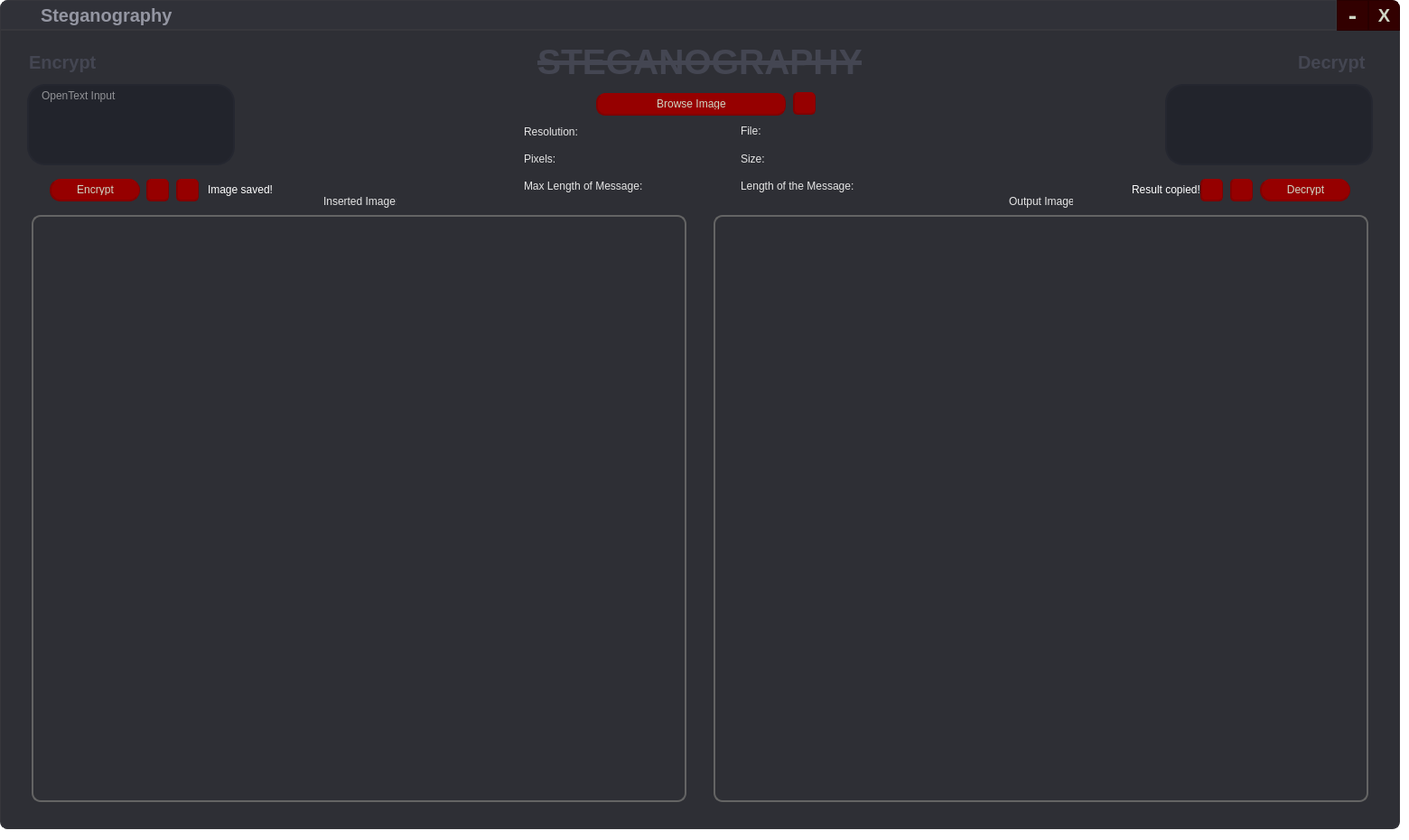
<?xml version="1.0" encoding="UTF-8"?>
<ui version="4.0">
 <class>Dialog</class>
 <widget class="QDialog" name="Dialog">
  <property name="geometry">
   <rect>
    <x>0</x>
    <y>0</y>
    <width>1560</width>
    <height>930</height>
   </rect>
  </property>
  <property name="windowTitle">
   <string>Steganography</string>
  </property>
  <property name="styleSheet">
   <string notr="true">QDialog#Dialog {
	background-color: rgba(0, 0, 0, 0);
}
QLabel {
	color: rgba(230, 230, 230, 255)
}

QCheckBox {
	color: rgb(240, 240, 240);
	font-size: 13px;
}

QCheckBox::indicator {
	width: 11px;
	height: 11px;
	border-radius: 5px;
}

QCheckBox::indicator::unchecked{ 
	border: 1px solid; 
	border-color: rgb(150, 0, 0);
	border-radius: 1px;
	background-color: rgba(28, 29, 36, 235); 
	width: 11px; 
	height: 11px; 
}

QCheckBox::indicator::checked{ 
	border: 1px solid; 
	border-color: rgb(130, 0, 0);
	border-radius: 1px;
	background-color: rgb(150, 0, 0);
	width: 11px; 
	height: 11px; 
}




QRadioButton {
	color: rgb(150, 150, 150);
	font-size: 13px;
}

QRadioButton::indicator {
	width: 11px;
	height: 11px;
	border-radius: 5px;
}

QRadioButton::indicator::unchecked{ 
	border: 1px solid; 
	border-color: rgb(75, 0, 0);
	border-radius: 2px;
	background-color: rgba(28, 29, 36, 235); 
	width: 11px; 
	height: 11px; 
}

QRadioButton::indicator::checked{ 
	border: 4px solid; 
	border-color: rgb(75, 0, 0);
	border-radius: 3px;
	background-color: rgba(28, 29, 36, 235); 
	width: 6px; 
	height: 6px; 
}

QWidget#bgwidget {
	background-color: rgba(28, 29, 36, 235);
	border: 1px solid rgb(55, 55, 60);
	border-bottom-left-radius: 8px;/**/
	border-bottom-right-radius: 8px;/**/
}

QWidget#title_bar {
	background-color: rgb(48, 49, 56);
	border: 1px solid rgb(55, 55, 60);
	border-bottom: 2px solid rgb(55, 55, 60);
	border-top-left-radius: 8px;/**/
}

QTextEdit {
	selection-background-color: rgb(150, 0, 0);
}

QTableView {
	background-color: rgba(28, 29, 36, 180);
	color: white;
	border: none;
}

QHeaderView {
	background-color: rgba(28, 29, 36, 220);
}

QHeaderView::section {
	background-color:  rgba(28, 29, 36, 220);
	color: #aaa;
	border: 1px solid rgb(37, 39, 48);
}

QTableView QTableCornerButton::section {
    background-color: rgba(28, 29, 36, 220);
	border: 1px solid rgb(37, 39, 48);
}

QTableWidget::item::selected, QTableWidget QLineEdit { 
	/*background-color: rgb(45, 46, 52); */
	background-color: rgba(28, 29, 36, 180);
	color: white; 
	border: 3px solid rgb(37, 39, 48); 
	border-radius: 3px;
}



QTableWidget::item
{
    color: white;/*
    background-color: rgba(28, 29, 36, 100);*/
    text-align:center;
	border: 1px solid rgb(28, 26, 36);
}







QToolTip {
	background-color: rgb(34, 36, 44);
	border: 1px solid rgb(37, 39, 48);
	color: #aaa;
}


/*HORIZONTAL SCROLLBAR*/
QScrollBar:horizontal {
	border: none;
	background-color: rgb(28, 29, 36);
	height: 10px;
	margin: 0 5px 0 5px;
	border-radius: 0px;
}

/*HANDLE BAR HORIZONTAL*/
QScrollBar::handle:horizontal {
	background-color: rgb(150, 0, 0);
	min-width: 30px;
	border-radius: 5px;
}
QScrollBar::handle:horizontal:hover {
	background-color: rgb(170, 0, 0);
}

QScrollBar::handle:horizontal:pressed {
	background-color: rgb(140, 0, 0);
}

/*BTN LEFT, RIGHT - SCROLLBAR*/
QScrollBar::sub-line:horizonta, QScrollBar::add-line:horizontal {
	width: 0px;
	border: none;
}

/*RESET ARROW*/
QScrollBar::up-arrow:horizontal, QScrollBar::down-arrow:horizontal {
	background: none;
}

QScrollBar::add-page:horizontal, QScrollBar::sub-page:horizontal {
	background: none;
}

/*VERTICAL SCROLLBAR*/
QScrollBar:vertical {
	border: none;
	background-color: rgba(0, 0, 0, 0);
	width: 10px;
	margin: 5px 0 5px 0;
	border-radius: 0px;
}

/*HANDLE BAR VERTICAL*/
QScrollBar::handle:vertical {
	background-color: rgb(150, 0, 0);
	min-height: 30px;
	border-radius: 5px;
}
QScrollBar::handle:vertical:hover {
	background-color: rgb(170, 0, 0);
}

QScrollBar::handle:vertical:pressed {
	background-color: rgb(140, 0, 0);
}

/*BTN TOP, BOTTOM - SCROLLBAR*/
QScrollBar::sub-line:vertical, QScrollBar::add-line:vertical  {
	height: 0px;
	border: none;
}


/*RESET ARROW*/

QScrollBar::up-arrow:vertical, QScrollBar::down-arrow:vertical {
	background: none;
}

QScrollBar::add-page:vertical, QScrollBar::sub-page:vertical {
	background: none;
}</string>
  </property>
  <widget class="QWidget" name="bgwidget" native="true">
   <property name="geometry">
    <rect>
     <x>0</x>
     <y>33</y>
     <width>1550</width>
     <height>885</height>
    </rect>
   </property>
   <property name="sizePolicy">
    <sizepolicy hsizetype="Fixed" vsizetype="Fixed">
     <horstretch>0</horstretch>
     <verstretch>0</verstretch>
    </sizepolicy>
   </property>
   <property name="acceptDrops">
    <bool>false</bool>
   </property>
   <property name="styleSheet">
    <string notr="true"/>
   </property>
   <widget class="QLabel" name="lbl_main">
    <property name="geometry">
     <rect>
      <x>595</x>
      <y>10</y>
      <width>381</width>
      <height>50</height>
     </rect>
    </property>
    <property name="font">
     <font>
      <pointsize>29</pointsize>
      <weight>75</weight>
      <bold>true</bold>
      <underline>false</underline>
      <strikeout>true</strikeout>
     </font>
    </property>
    <property name="styleSheet">
     <string notr="true">QLabel {
	color: rgb(68, 70, 82);
}</string>
    </property>
    <property name="text">
     <string>STEGANOGRAPHY</string>
    </property>
   </widget>
   <widget class="QPushButton" name="btn_enc">
    <property name="geometry">
     <rect>
      <x>55</x>
      <y>165</y>
      <width>100</width>
      <height>25</height>
     </rect>
    </property>
    <property name="focusPolicy">
     <enum>Qt::TabFocus</enum>
    </property>
    <property name="toolTip">
     <string/>
    </property>
    <property name="toolTipDuration">
     <number>-1</number>
    </property>
    <property name="styleSheet">
     <string notr="true">QPushButton {
	background-color: rgb(150, 0, 0);
	border: none;
	padding-top: 5px;
	padding-bottom: 5px;
	color: rgb(206, 214, 196);
	border-left: 2px solid rgb(130, 0, 0);
	border-right: 1px solid rgb(130, 0, 0);
	border-bottom: 2px solid rgb(130, 0, 0);
	border-radius: 12.4px;
}

QPushButton:hover {
	background-color: rgb(170, 0, 0);
	border-left: 2px solid rgb(130, 0, 0);
	border-right: 1px solid rgb(130, 0, 0);
	border-bottom: 2px solid rgb(130, 0, 0);
}

QPushButton:pressed {
	background-color: rgb(140, 0, 0);
	border-left: 1px solid rgb(130, 0, 0);
	border-right: 2px solid rgb(130, 0, 0);
	border-top: 2px solid rgb(130, 0, 0);
	padding-top: -5px;
	padding-bottom: -5px;
	padding-left: 5px;
	border-bottom: none;
}

QPushButton:focus {
   outline: none;
	background-color: rgb(195, 0, 0);
	border-left: 2px solid rgb(130, 0, 0);
	border-right: 1px solid rgb(130, 0, 0);
	border-bottom: 2px solid rgb(130, 0, 0);
}</string>
    </property>
    <property name="text">
     <string>Encrypt</string>
    </property>
   </widget>
   <widget class="QPushButton" name="btn_dec">
    <property name="geometry">
     <rect>
      <x>1395</x>
      <y>165</y>
      <width>100</width>
      <height>25</height>
     </rect>
    </property>
    <property name="focusPolicy">
     <enum>Qt::TabFocus</enum>
    </property>
    <property name="styleSheet">
     <string notr="true">QPushButton {
	background-color: rgb(150, 0, 0);
	border: none;
	padding-top: 5px;
	padding-bottom: 5px;
	color: rgb(206, 214, 196);
	border-left: 2px solid rgb(130, 0, 0);
	border-right: 1px solid rgb(130, 0, 0);
	border-bottom: 2px solid rgb(130, 0, 0);
	border-radius: 12.4px;
}

QPushButton:hover {
	background-color: rgb(170, 0, 0);
	border-left: 2px solid rgb(130, 0, 0);
	border-right: 1px solid rgb(130, 0, 0);
	border-bottom: 2px solid rgb(130, 0, 0);
}

QPushButton:pressed {
	background-color: rgb(140, 0, 0);
	border-left: 1px solid rgb(130, 0, 0);
	border-right: 2px solid rgb(130, 0, 0);
	border-top: 2px solid rgb(130, 0, 0);
	padding-top: -5px;
	padding-bottom: -5px;
	padding-left: 5px;
	border-bottom: none;
}

QPushButton:focus {
   outline: none;
	background-color: rgb(195, 0, 0);
	border-left: 2px solid rgb(130, 0, 0);
	border-right: 1px solid rgb(130, 0, 0);
	border-bottom: 2px solid rgb(130, 0, 0);
}</string>
    </property>
    <property name="text">
     <string>Decrypt</string>
    </property>
   </widget>
   <widget class="QLabel" name="lbl_dec_cp">
    <property name="geometry">
     <rect>
      <x>1253</x>
      <y>169</y>
      <width>81</width>
      <height>16</height>
     </rect>
    </property>
    <property name="styleSheet">
     <string notr="true">QLabel {
	color: rgba(255, 255, 255, 255)
}</string>
    </property>
    <property name="text">
     <string>Result copied!</string>
    </property>
   </widget>
   <widget class="QLabel" name="lbl_enc">
    <property name="geometry">
     <rect>
      <x>32</x>
      <y>20</y>
      <width>81</width>
      <height>31</height>
     </rect>
    </property>
    <property name="font">
     <font>
      <pointsize>15</pointsize>
      <weight>75</weight>
      <bold>true</bold>
     </font>
    </property>
    <property name="styleSheet">
     <string notr="true">QLabel {
	color: rgb(68, 70, 82);
}</string>
    </property>
    <property name="text">
     <string>Encrypt</string>
    </property>
   </widget>
   <widget class="QLabel" name="lbl_dec">
    <property name="geometry">
     <rect>
      <x>1437</x>
      <y>20</y>
      <width>81</width>
      <height>31</height>
     </rect>
    </property>
    <property name="font">
     <font>
      <pointsize>15</pointsize>
      <weight>75</weight>
      <bold>true</bold>
     </font>
    </property>
    <property name="styleSheet">
     <string notr="true">QLabel {
	color: rgb(68, 70, 82);
}</string>
    </property>
    <property name="text">
     <string>Decrypt</string>
    </property>
   </widget>
   <widget class="QTextEdit" name="OTInput">
    <property name="geometry">
     <rect>
      <x>30</x>
      <y>60</y>
      <width>230</width>
      <height>90</height>
     </rect>
    </property>
    <property name="focusPolicy">
     <enum>Qt::StrongFocus</enum>
    </property>
    <property name="contextMenuPolicy">
     <enum>Qt::DefaultContextMenu</enum>
    </property>
    <property name="accessibleDescription">
     <string/>
    </property>
    <property name="styleSheet">
     <string notr="true">QTextEdit {
	border: 2px solid rgb(37, 39, 48);
	border-radius: 20px;
	color: #FFF;
	font-size: 12px;
	padding-left: 10px;
	padding-right: 10px;
	background-color: rgb(34, 36, 44);
}

QTextEdit:hover {
	border: 2px solid rgb(48, 50, 62);
}

QTextEdit:focus {
	border: 2px solid rgb(85, 170, 255);
	background-color: rgb(43, 45, 56);
}</string>
    </property>
    <property name="html">
     <string>&lt;!DOCTYPE HTML PUBLIC &quot;-//W3C//DTD HTML 4.0//EN&quot; &quot;http://www.w3.org/TR/REC-html40/strict.dtd&quot;&gt;
&lt;html&gt;&lt;head&gt;&lt;meta name=&quot;qrichtext&quot; content=&quot;1&quot; /&gt;&lt;style type=&quot;text/css&quot;&gt;
p, li { white-space: pre-wrap; }
&lt;/style&gt;&lt;/head&gt;&lt;body style=&quot; font-family:'MS Shell Dlg 2'; font-size:12px; font-weight:400; font-style:normal;&quot;&gt;
&lt;p style=&quot;-qt-paragraph-type:empty; margin-top:0px; margin-bottom:0px; margin-left:0px; margin-right:0px; -qt-block-indent:0; text-indent:0px; font-size:8.25pt;&quot;&gt;&lt;br /&gt;&lt;/p&gt;&lt;/body&gt;&lt;/html&gt;</string>
    </property>
    <property name="tabStopWidth">
     <number>80</number>
    </property>
    <property name="placeholderText">
     <string>OpenText Input</string>
    </property>
   </widget>
   <widget class="QTextBrowser" name="lbl_dec_res">
    <property name="geometry">
     <rect>
      <x>1290</x>
      <y>60</y>
      <width>230</width>
      <height>90</height>
     </rect>
    </property>
    <property name="focusPolicy">
     <enum>Qt::ClickFocus</enum>
    </property>
    <property name="styleSheet">
     <string notr="true">QTextBrowser {
	border: 2px solid rgb(37, 39, 48);
	border-radius: 20px;
	background-color: rgb(34, 36, 44);
	font-size: 12px;
	padding-left: 10px;
	padding-right: 10px;
	color: #FFF;
}
</string>
    </property>
    <property name="horizontalScrollBarPolicy">
     <enum>Qt::ScrollBarAlwaysOff</enum>
    </property>
    <property name="html">
     <string>&lt;!DOCTYPE HTML PUBLIC &quot;-//W3C//DTD HTML 4.0//EN&quot; &quot;http://www.w3.org/TR/REC-html40/strict.dtd&quot;&gt;
&lt;html&gt;&lt;head&gt;&lt;meta name=&quot;qrichtext&quot; content=&quot;1&quot; /&gt;&lt;style type=&quot;text/css&quot;&gt;
p, li { white-space: pre-wrap; }
&lt;/style&gt;&lt;/head&gt;&lt;body style=&quot; font-family:'MS Shell Dlg 2'; font-size:12px; font-weight:400; font-style:normal;&quot;&gt;
&lt;p align=&quot;center&quot; style=&quot;-qt-paragraph-type:empty; margin-top:0px; margin-bottom:0px; margin-left:0px; margin-right:0px; -qt-block-indent:0; text-indent:0px;&quot;&gt;&lt;br /&gt;&lt;/p&gt;&lt;/body&gt;&lt;/html&gt;</string>
    </property>
   </widget>
   <widget class="QPushButton" name="btn_enc_res">
    <property name="geometry">
     <rect>
      <x>162</x>
      <y>165</y>
      <width>25</width>
      <height>25</height>
     </rect>
    </property>
    <property name="focusPolicy">
     <enum>Qt::NoFocus</enum>
    </property>
    <property name="styleSheet">
     <string notr="true">QPushButton {
	background-color: rgb(150, 0, 0);
	border: none;
	padding-top: 5px;
	padding-bottom: 5px;
	color: rgb(206, 214, 196);
	border-left: 2px solid rgb(130, 0, 0);
	border-right: 1px solid rgb(130, 0, 0);
	border-bottom: 2px solid rgb(130, 0, 0);
	border-radius: 5px;
}

QPushButton:hover {
	background-color: rgb(170, 0, 0);
	border-left: 2px solid rgb(130, 0, 0);
	border-right: 1px solid rgb(130, 0, 0);
	border-bottom: 2px solid rgb(130, 0, 0);
}

QPushButton:pressed {
	background-color: rgb(140, 0, 0);
	border-left: 1px solid rgb(130, 0, 0);
	border-right: 2px solid rgb(130, 0, 0);
	border-top: 2px solid rgb(130, 0, 0);
	padding-top: -5px;
	padding-bottom: -5px;
	padding-left: 5px;
	border-bottom: none;
}</string>
    </property>
    <property name="text">
     <string/>
    </property>
    <property name="icon">
     <iconset>
      <normaloff>reset_icon.png</normaloff>reset_icon.png</iconset>
    </property>
    <property name="iconSize">
     <size>
      <width>22</width>
      <height>22</height>
     </size>
    </property>
   </widget>
   <widget class="QPushButton" name="btn_img">
    <property name="geometry">
     <rect>
      <x>660</x>
      <y>70</y>
      <width>210</width>
      <height>25</height>
     </rect>
    </property>
    <property name="focusPolicy">
     <enum>Qt::TabFocus</enum>
    </property>
    <property name="styleSheet">
     <string notr="true">QPushButton {
	background-color: rgb(150, 0, 0);
	border: none;
	padding-top: 5px;
	padding-bottom: 5px;
	color: rgb(206, 214, 196);
	border-left: 2px solid rgb(130, 0, 0);
	border-right: 1px solid rgb(130, 0, 0);
	border-bottom: 2px solid rgb(130, 0, 0);
	border-radius: 10px;
}

QPushButton:hover {
	background-color: rgb(170, 0, 0);
	border-left: 2px solid rgb(130, 0, 0);
	border-right: 1px solid rgb(130, 0, 0);
	border-bottom: 2px solid rgb(130, 0, 0);
}

QPushButton:pressed {
	background-color: rgb(140, 0, 0);
	border-left: 1px solid rgb(130, 0, 0);
	border-right: 2px solid rgb(130, 0, 0);
	border-top: 2px solid rgb(130, 0, 0);
	padding-top: -5px;
	padding-bottom: -5px;
	padding-left: 5px;
	border-bottom: none;
}

QPushButton:focus {
   outline: none;
	background-color: rgb(195, 0, 0);
	border-left: 2px solid rgb(130, 0, 0);
	border-right: 1px solid rgb(130, 0, 0);
	border-bottom: 2px solid rgb(130, 0, 0);
}</string>
    </property>
    <property name="text">
     <string>Browse Image</string>
    </property>
   </widget>
   <widget class="QLabel" name="img_in">
    <property name="geometry">
     <rect>
      <x>35</x>
      <y>205</y>
      <width>725</width>
      <height>650</height>
     </rect>
    </property>
    <property name="styleSheet">
     <string notr="true">QLabel {
	border: 2px solid;
	border-color: rgb(100, 100, 100);
	border-radius: 10px;
}</string>
    </property>
    <property name="text">
     <string/>
    </property>
    <property name="scaledContents">
     <bool>false</bool>
    </property>
    <property name="alignment">
     <set>Qt::AlignCenter</set>
    </property>
   </widget>
   <widget class="QLabel" name="lbl_res">
    <property name="geometry">
     <rect>
      <x>580</x>
      <y>105</y>
      <width>160</width>
      <height>16</height>
     </rect>
    </property>
    <property name="text">
     <string>Resolution:</string>
    </property>
   </widget>
   <widget class="QLabel" name="lbl_pix">
    <property name="geometry">
     <rect>
      <x>580</x>
      <y>135</y>
      <width>230</width>
      <height>16</height>
     </rect>
    </property>
    <property name="text">
     <string>Pixels: </string>
    </property>
    <property name="alignment">
     <set>Qt::AlignLeading|Qt::AlignLeft|Qt::AlignVCenter</set>
    </property>
    <property name="wordWrap">
     <bool>false</bool>
    </property>
   </widget>
   <widget class="QLabel" name="lbl_loc">
    <property name="geometry">
     <rect>
      <x>820</x>
      <y>105</y>
      <width>375</width>
      <height>30</height>
     </rect>
    </property>
    <property name="text">
     <string>File:</string>
    </property>
    <property name="alignment">
     <set>Qt::AlignLeading|Qt::AlignLeft|Qt::AlignTop</set>
    </property>
    <property name="wordWrap">
     <bool>true</bool>
    </property>
   </widget>
   <widget class="QLabel" name="lbl_siz">
    <property name="geometry">
     <rect>
      <x>820</x>
      <y>135</y>
      <width>120</width>
      <height>16</height>
     </rect>
    </property>
    <property name="text">
     <string>Size: </string>
    </property>
   </widget>
   <widget class="QLabel" name="img_out">
    <property name="geometry">
     <rect>
      <x>790</x>
      <y>205</y>
      <width>725</width>
      <height>650</height>
     </rect>
    </property>
    <property name="styleSheet">
     <string notr="true">QLabel {
	border: 2px solid;
	border-color: rgb(100, 100, 100);
	border-radius: 10px;
}</string>
    </property>
    <property name="text">
     <string/>
    </property>
    <property name="scaledContents">
     <bool>false</bool>
    </property>
    <property name="alignment">
     <set>Qt::AlignCenter</set>
    </property>
   </widget>
   <widget class="QPushButton" name="btn_dec_res">
    <property name="geometry">
     <rect>
      <x>1362</x>
      <y>165</y>
      <width>25</width>
      <height>25</height>
     </rect>
    </property>
    <property name="focusPolicy">
     <enum>Qt::NoFocus</enum>
    </property>
    <property name="styleSheet">
     <string notr="true">QPushButton {
	background-color: rgb(150, 0, 0);
	border: none;
	padding-top: 5px;
	padding-bottom: 5px;
	color: rgb(206, 214, 196);
	border-left: 2px solid rgb(130, 0, 0);
	border-right: 1px solid rgb(130, 0, 0);
	border-bottom: 2px solid rgb(130, 0, 0);
	border-radius: 5px;
}

QPushButton:hover {
	background-color: rgb(170, 0, 0);
	border-left: 2px solid rgb(130, 0, 0);
	border-right: 1px solid rgb(130, 0, 0);
	border-bottom: 2px solid rgb(130, 0, 0);
}

QPushButton:pressed {
	background-color: rgb(140, 0, 0);
	border-left: 1px solid rgb(130, 0, 0);
	border-right: 2px solid rgb(130, 0, 0);
	border-top: 2px solid rgb(130, 0, 0);
	padding-top: -5px;
	padding-bottom: -5px;
	padding-left: 5px;
	border-bottom: none;
}</string>
    </property>
    <property name="text">
     <string/>
    </property>
    <property name="icon">
     <iconset>
      <normaloff>reset_icon.png</normaloff>reset_icon.png</iconset>
    </property>
    <property name="iconSize">
     <size>
      <width>22</width>
      <height>22</height>
     </size>
    </property>
   </widget>
   <widget class="QLabel" name="lbl_img_in">
    <property name="geometry">
     <rect>
      <x>358</x>
      <y>182</y>
      <width>81</width>
      <height>16</height>
     </rect>
    </property>
    <property name="text">
     <string>Inserted Image:</string>
    </property>
   </widget>
   <widget class="QLabel" name="lbl_img_out">
    <property name="geometry">
     <rect>
      <x>1117</x>
      <y>182</y>
      <width>71</width>
      <height>16</height>
     </rect>
    </property>
    <property name="text">
     <string>Output Image:</string>
    </property>
   </widget>
   <widget class="QPushButton" name="btn_dec_cp">
    <property name="geometry">
     <rect>
      <x>1329</x>
      <y>165</y>
      <width>25</width>
      <height>25</height>
     </rect>
    </property>
    <property name="focusPolicy">
     <enum>Qt::NoFocus</enum>
    </property>
    <property name="styleSheet">
     <string notr="true">QPushButton {
	background-color: rgb(150, 0, 0);
	border: none;
	padding-top: 5px;
	padding-bottom: 5px;
	color: rgb(206, 214, 196);
	border-left: 2px solid rgb(130, 0, 0);
	border-right: 1px solid rgb(130, 0, 0);
	border-bottom: 2px solid rgb(130, 0, 0);
	border-radius: 5px;
}

QPushButton:hover {
	background-color: rgb(170, 0, 0);
	border-left: 2px solid rgb(130, 0, 0);
	border-right: 1px solid rgb(130, 0, 0);
	border-bottom: 2px solid rgb(130, 0, 0);
}

QPushButton:pressed {
	background-color: rgb(140, 0, 0);
	border-left: 1px solid rgb(130, 0, 0);
	border-right: 2px solid rgb(130, 0, 0);
	border-top: 2px solid rgb(130, 0, 0);
	padding-top: -5px;
	padding-bottom: -5px;
	padding-left: 5px;
	border-bottom: none;
}</string>
    </property>
    <property name="text">
     <string/>
    </property>
    <property name="icon">
     <iconset>
      <normaloff>icon.png</normaloff>icon.png</iconset>
    </property>
    <property name="iconSize">
     <size>
      <width>16</width>
      <height>16</height>
     </size>
    </property>
   </widget>
   <widget class="QPushButton" name="btn_img_res">
    <property name="geometry">
     <rect>
      <x>878</x>
      <y>69</y>
      <width>25</width>
      <height>25</height>
     </rect>
    </property>
    <property name="focusPolicy">
     <enum>Qt::NoFocus</enum>
    </property>
    <property name="styleSheet">
     <string notr="true">QPushButton {
	background-color: rgb(150, 0, 0);
	border: none;
	padding-top: 5px;
	padding-bottom: 5px;
	color: rgb(206, 214, 196);
	border-left: 2px solid rgb(130, 0, 0);
	border-right: 1px solid rgb(130, 0, 0);
	border-bottom: 2px solid rgb(130, 0, 0);
	border-radius: 5px;
}

QPushButton:hover {
	background-color: rgb(170, 0, 0);
	border-left: 2px solid rgb(130, 0, 0);
	border-right: 1px solid rgb(130, 0, 0);
	border-bottom: 2px solid rgb(130, 0, 0);
}

QPushButton:pressed {
	background-color: rgb(140, 0, 0);
	border-left: 1px solid rgb(130, 0, 0);
	border-right: 2px solid rgb(130, 0, 0);
	border-top: 2px solid rgb(130, 0, 0);
	padding-top: -5px;
	padding-bottom: -5px;
	padding-left: 5px;
	border-bottom: none;
}</string>
    </property>
    <property name="text">
     <string/>
    </property>
    <property name="icon">
     <iconset>
      <normaloff>reset_icon.png</normaloff>reset_icon.png</iconset>
    </property>
    <property name="iconSize">
     <size>
      <width>22</width>
      <height>22</height>
     </size>
    </property>
   </widget>
   <widget class="QLabel" name="lbl_max">
    <property name="geometry">
     <rect>
      <x>580</x>
      <y>165</y>
      <width>230</width>
      <height>16</height>
     </rect>
    </property>
    <property name="text">
     <string>Max Length of Message: </string>
    </property>
    <property name="alignment">
     <set>Qt::AlignLeading|Qt::AlignLeft|Qt::AlignVCenter</set>
    </property>
    <property name="wordWrap">
     <bool>false</bool>
    </property>
   </widget>
   <widget class="QLabel" name="lbl_len">
    <property name="geometry">
     <rect>
      <x>820</x>
      <y>165</y>
      <width>230</width>
      <height>16</height>
     </rect>
    </property>
    <property name="text">
     <string>Length of the Message: </string>
    </property>
    <property name="alignment">
     <set>Qt::AlignLeading|Qt::AlignLeft|Qt::AlignVCenter</set>
    </property>
    <property name="wordWrap">
     <bool>false</bool>
    </property>
   </widget>
   <widget class="QPushButton" name="btn_save">
    <property name="geometry">
     <rect>
      <x>195</x>
      <y>165</y>
      <width>25</width>
      <height>25</height>
     </rect>
    </property>
    <property name="focusPolicy">
     <enum>Qt::TabFocus</enum>
    </property>
    <property name="styleSheet">
     <string notr="true">QPushButton {
	background-color: rgb(150, 0, 0);
	border: none;
	padding-top: 5px;
	padding-bottom: 5px;
	color: rgb(206, 214, 196);
	border-left: 2px solid rgb(130, 0, 0);
	border-right: 1px solid rgb(130, 0, 0);
	border-bottom: 2px solid rgb(130, 0, 0);
	border-radius: 5px;
}

QPushButton:hover {
	background-color: rgb(170, 0, 0);
	border-left: 2px solid rgb(130, 0, 0);
	border-right: 1px solid rgb(130, 0, 0);
	border-bottom: 2px solid rgb(130, 0, 0);
}

QPushButton:pressed {
	background-color: rgb(140, 0, 0);
	border-left: 1px solid rgb(130, 0, 0);
	border-right: 2px solid rgb(130, 0, 0);
	border-top: 2px solid rgb(130, 0, 0);
	padding-top: -5px;
	padding-bottom: -5px;
	padding-left: 5px;
	border-bottom: none;
}

QPushButton:focus {
   outline: none;
	background-color: rgb(195, 0, 0);
	border-left: 2px solid rgb(130, 0, 0);
	border-right: 1px solid rgb(130, 0, 0);
	border-bottom: 2px solid rgb(130, 0, 0);
}</string>
    </property>
    <property name="text">
     <string/>
    </property>
    <property name="icon">
     <iconset>
      <normaloff>down_icon.png</normaloff>down_icon.png</iconset>
    </property>
    <property name="iconSize">
     <size>
      <width>19</width>
      <height>19</height>
     </size>
    </property>
   </widget>
   <widget class="QLabel" name="lbl_enc_save">
    <property name="geometry">
     <rect>
      <x>230</x>
      <y>169</y>
      <width>81</width>
      <height>16</height>
     </rect>
    </property>
    <property name="styleSheet">
     <string notr="true">QLabel {
	color: rgba(255, 255, 255, 255)
}</string>
    </property>
    <property name="text">
     <string>Image saved!</string>
    </property>
   </widget>
  </widget>
  <widget class="QWidget" name="title_bar" native="true">
   <property name="geometry">
    <rect>
     <x>0</x>
     <y>0</y>
     <width>1480</width>
     <height>34</height>
    </rect>
   </property>
   <property name="styleSheet">
    <string notr="true"/>
   </property>
   <widget class="QLabel" name="lbl_name">
    <property name="geometry">
     <rect>
      <x>45</x>
      <y>1</y>
      <width>191</width>
      <height>31</height>
     </rect>
    </property>
    <property name="font">
     <font>
      <pointsize>15</pointsize>
      <weight>75</weight>
      <bold>true</bold>
     </font>
    </property>
    <property name="styleSheet">
     <string notr="true">QLabel {
	color: rgb(148, 150, 162);
}</string>
    </property>
    <property name="text">
     <string>Steganography</string>
    </property>
   </widget>
   <widget class="QLabel" name="lbl_icon">
    <property name="geometry">
     <rect>
      <x>15</x>
      <y>8</y>
      <width>20</width>
      <height>20</height>
     </rect>
    </property>
    <property name="font">
     <font>
      <pointsize>8</pointsize>
      <weight>50</weight>
      <bold>false</bold>
      <strikeout>false</strikeout>
     </font>
    </property>
    <property name="styleSheet">
     <string notr="true">QLabel {
	color: rgb(148, 150, 162);
}</string>
    </property>
    <property name="text">
     <string/>
    </property>
    <property name="textFormat">
     <enum>Qt::AutoText</enum>
    </property>
    <property name="pixmap">
     <pixmap>icon.png</pixmap>
    </property>
    <property name="scaledContents">
     <bool>true</bool>
    </property>
   </widget>
  </widget>
  <widget class="QWidget" name="btnwidget" native="true">
   <property name="geometry">
    <rect>
     <x>1480</x>
     <y>0</y>
     <width>120</width>
     <height>80</height>
    </rect>
   </property>
   <widget class="QPushButton" name="btn_cls">
    <property name="geometry">
     <rect>
      <x>35</x>
      <y>0</y>
      <width>35</width>
      <height>34</height>
     </rect>
    </property>
    <property name="font">
     <font>
      <pointsize>15</pointsize>
      <weight>75</weight>
      <italic>false</italic>
      <bold>true</bold>
      <underline>false</underline>
      <strikeout>false</strikeout>
     </font>
    </property>
    <property name="focusPolicy">
     <enum>Qt::NoFocus</enum>
    </property>
    <property name="styleSheet">
     <string notr="true">QPushButton {
	background-color: rgb(50, 0, 0);
	color: rgb(206, 214, 196);
	border: 1px solid rgb(40, 0, 0);
	border-top-right-radius: 8px;/**/
}

QPushButton:hover {
	background-color: rgb(150, 0, 0);
	border:1px solid rgb(140, 0, 0);
}

QPushButton:pressed {
	background-color: rgb(120, 0, 0);
}</string>
    </property>
    <property name="text">
     <string>X</string>
    </property>
    <property name="iconSize">
     <size>
      <width>22</width>
      <height>22</height>
     </size>
    </property>
   </widget>
   <widget class="QPushButton" name="btn_min">
    <property name="geometry">
     <rect>
      <x>0</x>
      <y>0</y>
      <width>35</width>
      <height>34</height>
     </rect>
    </property>
    <property name="font">
     <font>
      <pointsize>21</pointsize>
      <weight>75</weight>
      <italic>false</italic>
      <bold>true</bold>
      <underline>false</underline>
      <strikeout>false</strikeout>
     </font>
    </property>
    <property name="focusPolicy">
     <enum>Qt::NoFocus</enum>
    </property>
    <property name="styleSheet">
     <string notr="true">QPushButton {
	background-color: rgb(50, 0, 0);
	color: rgb(206, 214, 196);
	border: 1px solid rgb(40, 0, 0);
}

QPushButton:hover {
	background-color: rgb(150, 0, 0);
	border:1px solid rgb(140, 0, 0);
}

QPushButton:pressed {
	background-color: rgb(120, 0, 0);
}</string>
    </property>
    <property name="text">
     <string>-</string>
    </property>
    <property name="iconSize">
     <size>
      <width>22</width>
      <height>22</height>
     </size>
    </property>
   </widget>
  </widget>
 </widget>
 <tabstops>
  <tabstop>OTInput</tabstop>
  <tabstop>btn_img</tabstop>
  <tabstop>btn_enc</tabstop>
  <tabstop>btn_save</tabstop>
  <tabstop>btn_dec</tabstop>
 </tabstops>
 <resources/>
 <connections/>
</ui>
